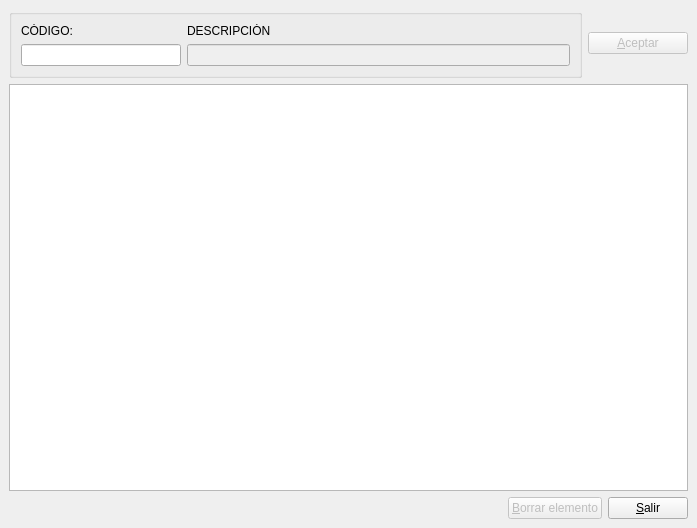
<ui version="4.0" >
 <author>José Manuel Díez Botella</author>
 <class>editaplan</class>
 <widget class="QDialog" name="editaplan" >
  <property name="geometry" >
   <rect>
    <x>0</x>
    <y>0</y>
    <width>697</width>
    <height>528</height>
   </rect>
  </property>
  <property name="windowTitle" >
   <string>Edición de Plan Contable</string>
  </property>
  <layout class="QVBoxLayout" >
   <property name="spacing" >
    <number>6</number>
   </property>
   <property name="margin" >
    <number>9</number>
   </property>
   <item>
    <layout class="QHBoxLayout" >
     <property name="spacing" >
      <number>6</number>
     </property>
     <property name="margin" >
      <number>0</number>
     </property>
     <item>
      <widget class="QGroupBox" name="groupBox" >
       <property name="title" >
        <string/>
       </property>
       <layout class="QHBoxLayout" >
        <property name="spacing" >
         <number>6</number>
        </property>
        <property name="margin" >
         <number>9</number>
        </property>
        <item>
         <layout class="QVBoxLayout" >
          <property name="spacing" >
           <number>6</number>
          </property>
          <property name="margin" >
           <number>0</number>
          </property>
          <item>
           <widget class="QLabel" name="label" >
            <property name="text" >
             <string>CÓDIGO:</string>
            </property>
           </widget>
          </item>
          <item>
           <widget class="QLineEdit" name="codigolineEdit" >
            <property name="sizePolicy" >
             <sizepolicy vsizetype="Fixed" hsizetype="Preferred" >
              <horstretch>0</horstretch>
              <verstretch>0</verstretch>
             </sizepolicy>
            </property>
            <property name="maximumSize" >
             <size>
              <width>160</width>
              <height>16777215</height>
             </size>
            </property>
           </widget>
          </item>
         </layout>
        </item>
        <item>
         <layout class="QVBoxLayout" >
          <property name="spacing" >
           <number>6</number>
          </property>
          <property name="margin" >
           <number>0</number>
          </property>
          <item>
           <widget class="QLabel" name="label_2" >
            <property name="text" >
             <string>DESCRIPCIÓN</string>
            </property>
           </widget>
          </item>
          <item>
           <widget class="QLineEdit" name="descripcionlineEdit" >
            <property name="enabled" >
             <bool>false</bool>
            </property>
            <property name="sizePolicy" >
             <sizepolicy vsizetype="Fixed" hsizetype="Preferred" >
              <horstretch>0</horstretch>
              <verstretch>0</verstretch>
             </sizepolicy>
            </property>
           </widget>
          </item>
         </layout>
        </item>
       </layout>
      </widget>
     </item>
     <item>
      <widget class="QPushButton" name="aceptarpushButton" >
       <property name="enabled" >
        <bool>false</bool>
       </property>
       <property name="sizePolicy" >
        <sizepolicy vsizetype="Fixed" hsizetype="Preferred" >
         <horstretch>0</horstretch>
         <verstretch>0</verstretch>
        </sizepolicy>
       </property>
       <property name="maximumSize" >
        <size>
         <width>100</width>
         <height>16777215</height>
        </size>
       </property>
       <property name="text" >
        <string>&amp;Aceptar</string>
       </property>
       <property name="icon" >
        <iconset resource="libroK.qrc" >
         <normaloff>:/images/librok-42.png</normaloff>:/images/librok-42.png</iconset>
       </property>
      </widget>
     </item>
    </layout>
   </item>
   <item>
    <widget class="QTreeView" name="treeView" />
   </item>
   <item>
    <layout class="QHBoxLayout" >
     <property name="spacing" >
      <number>6</number>
     </property>
     <property name="margin" >
      <number>0</number>
     </property>
     <item>
      <spacer>
       <property name="orientation" >
        <enum>Qt::Horizontal</enum>
       </property>
       <property name="sizeHint" stdset="0" >
        <size>
         <width>40</width>
         <height>20</height>
        </size>
       </property>
      </spacer>
     </item>
     <item>
      <widget class="QPushButton" name="borrarpushButton" >
       <property name="enabled" >
        <bool>false</bool>
       </property>
       <property name="text" >
        <string>&amp;Borrar elemento</string>
       </property>
       <property name="icon" >
        <iconset resource="libroK.qrc" >
         <normaloff>:/images/librok-17.png</normaloff>:/images/librok-17.png</iconset>
       </property>
       <property name="autoDefault" >
        <bool>false</bool>
       </property>
      </widget>
     </item>
     <item>
      <widget class="QPushButton" name="salirpushButton" >
       <property name="text" >
        <string>&amp;Salir</string>
       </property>
       <property name="icon" >
        <iconset resource="libroK.qrc" >
         <normaloff>:/images/librok-52.png</normaloff>:/images/librok-52.png</iconset>
       </property>
       <property name="autoDefault" >
        <bool>false</bool>
       </property>
      </widget>
     </item>
    </layout>
   </item>
  </layout>
 </widget>
 <resources>
  <include location="libroK.qrc" />
 </resources>
 <connections>
  <connection>
   <sender>salirpushButton</sender>
   <signal>clicked()</signal>
   <receiver>editaplan</receiver>
   <slot>accept()</slot>
   <hints>
    <hint type="sourcelabel" >
     <x>612</x>
     <y>422</y>
    </hint>
    <hint type="destinationlabel" >
     <x>524</x>
     <y>425</y>
    </hint>
   </hints>
  </connection>
 </connections>
</ui>
